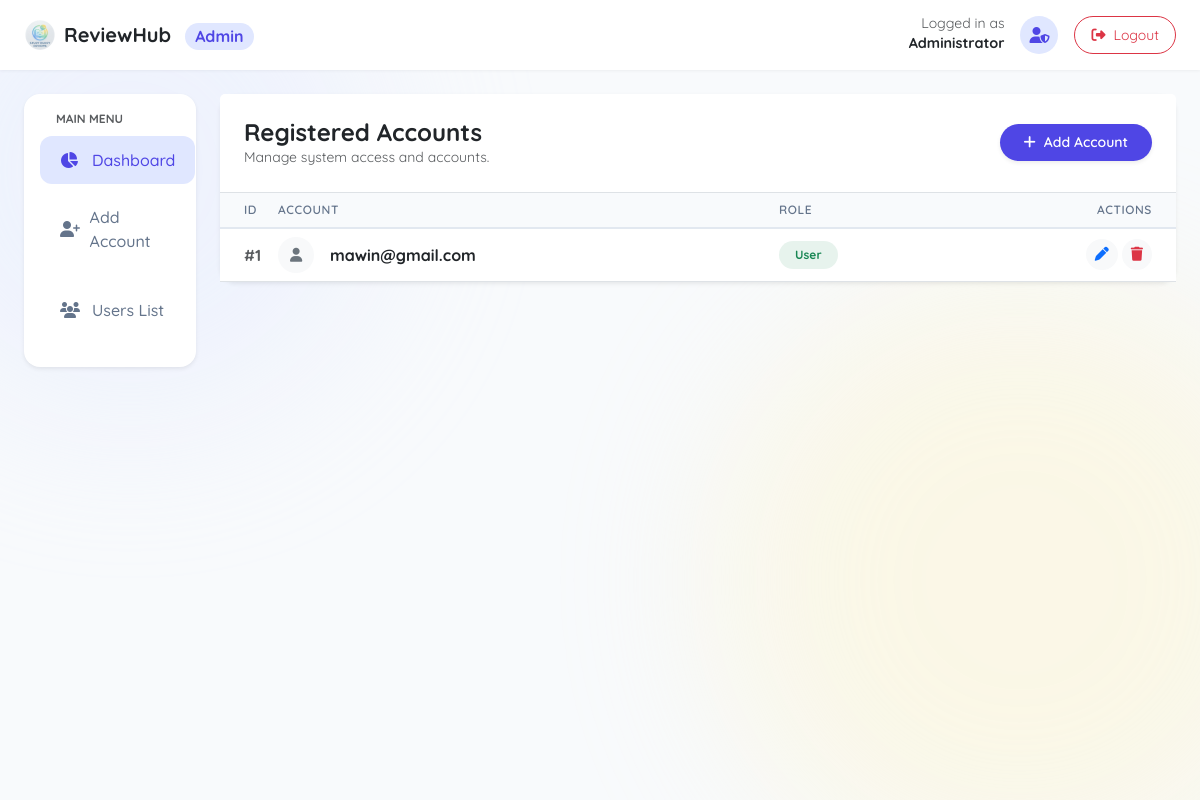
Page /src/admin_dashboard.php (signed in) on the committed database.
### tables this page shows
CREATE TABLE account (
        id INTEGER PRIMARY KEY AUTOINCREMENT,
        role_id INTEGER NOT NULL,
        email TEXT NOT NULL UNIQUE,
        FOREIGN KEY (role_id) REFERENCES roles(id)
    );

CREATE TABLE roles (
        id INTEGER PRIMARY KEY AUTOINCREMENT,
        name TEXT NOT NULL UNIQUE,
        description TEXT
    );

### src/admin_dashboard.php (the view, shortened to what this page needs)
<?php
$db = get_db();
$action = isset($_GET["action"]) ? $_GET["action"] : "list";
?>
<!DOCTYPE html>
<html lang="en">
<head>
    <link href="https://cdn.jsdelivr.net/npm/bootstrap@5.3.2/dist/css/bootstrap.min.css" rel="stylesheet">
    <link rel="stylesheet" href="https://cdnjs.cloudflare.com/ajax/libs/font-awesome/6.4.0/css/all.min.css">
    <link rel="stylesheet" href="../styles/admin_dashboard.css">
</head>
<body>
    <div class="blob-bg">
        <div class="blob" style="bottom: -10%; right: -10%; width: 600px; height: 600px; background: #fef3c7;"></div>
    </div>
    <nav class="navbar sticky-top py-3">
        <div class="container-fluid px-3 px-md-4 d-flex flex-nowrap align-items-center justify-content-between">
            <a class="navbar-brand d-flex align-items-center gap-2 m-0 p-0" href="admin_dashboard.php">
                <img src="../img/logo.png" alt="Logo" width="32" height="32" class="d-inline-block align-text-top">
                <span class="fw-bold text-dark d-none d-sm-inline-block">
                    ReviewHub
                    <span class="badge bg-brand-light text-brand ms-2 rounded-pill fs-6">Admin</span>
                </span>
            </a>
            <div class="d-flex align-items-center gap-2 gap-md-3">
                <div class="d-none d-md-block text-end">
                    <small class="text-muted d-block" style="line-height: 1;">Logged in as</small>
                    <span class="fw-bold text-dark" style="font-size: 0.9rem;">Administrator</span>
                </div>
                <div class="rounded-circle bg-brand-light text-brand d-flex align-items-center justify-content-center" style="width: 38px; height: 38px;">
                    <i class="fa-solid fa-user-shield"></i>
                </div>
                <a href="logout.php" class="btn btn-outline-danger btn-sm rounded-pill px-3 d-flex align-items-center" style="height: 38px;">
                    <i class="fa-solid fa-right-from-bracket"></i>
                    <span class="d-none d-sm-inline ms-2">Logout</span>
                </a>
            </div>
        </div>
    </nav>
    <div class="container-fluid px-3 px-md-4 py-4 flex-grow-1">
        <div class="row g-4 h-100">
            <div class="col-12 col-lg-3 col-xl-2">
                <div class="card sidebar-card h-100 bg-white shadow-sm">
                    <div class="card-body p-3">
                        <small class="text-muted fw-bold text-uppercase px-3 mb-2 d-block" style="font-size: 0.75rem;">Main Menu</small>
                        <nav class="nav flex-column sidebar-nav gap-1">
                            <a href="admin_dashboard.php" class="sidebar-link <?php echo ($action === 'list') ? 'active' : ''; ?>">
                                <i class="fa-solid fa-chart-pie me-2"></i> Dashboard
                            </a>
                            <a href="?action=create" class="sidebar-link <?php echo ($action === 'create') ? 'active' : ''; ?>">
                                <i class="fa-solid fa-user-plus me-2"></i> Add Account
                            </a>
                            <a href="?action=users_list" class="sidebar-link <?php echo ($action === 'users_list') ? 'active' : ''; ?>">
                                <i class="fa-solid fa-users me-2"></i> Users List
                            </a>
                        </nav>
                    </div>
                </div>
            </div>
            <div class="col-12 col-lg-9 col-xl-10">
                <div class="fade-in-up">
                    <?php if ($action === "create"):
                        $rolesResult = $db->query("SELECT * FROM roles");
                    ?>
                        <div class="card shadow-sm">
                            <div class="card-header bg-white border-bottom p-4">
                                <h4 class="mb-0 fw-bold text-dark">Add New Account</h4>
                                <p class="text-muted small mb-0">Create a new account with specific role access.</p>
                            </div>
                            <div class="card-body p-4">
                                <form method="post" action="?action=store" class="row g-3">
                                    <div class="col-md-6">
                                        <label class="form-label fw-bold small text-secondary">Email Address</label>
                                        <div class="input-group">
                                            <span class="input-group-text bg-light border-end-0"><i class="fa-regular fa-envelope text-muted"></i></span>
                                            <input type="email" name="email" class="form-control border-start-0 ps-0" placeholder="user@example.com" required>
                                        </div>
                                    </div>
                                    <div class="col-md-6">
                                        <label class="form-label fw-bold small text-secondary">Assign Role</label>
                                        <select name="role_id" class="form-select" required>
                                            <option value="" disabled selected>Select an account role...</option>
                                            <?php while ($role = $rolesResult->fetchArray(SQLITE3_ASSOC)): ?>
                                                <option value="<?php echo $role['id']; ?>">
                                                    <?php echo htmlspecialchars(ucfirst($role['name'])); ?>
                                                </option>
                                            <?php endwhile; ?>
                                        </select>
                                    </div>
                                    <div class="col-12 mt-4 d-flex gap-2 flex-wrap">
                                        <button class="btn btn-brand px-4" type="submit">
                                            <i class="fa-solid fa-save me-2"></i>Create Account
                                        </button>
                                        <a class="btn btn-light rounded-pill px-4 text-secondary fw-bold" href="admin_dashboard.php">Cancel</a>
                                    </div>
                                </form>
                            </div>
                        </div>
                    <?php else: ?>
                        <div class="card shadow-sm h-100">
                            <div class="card-header bg-white border-bottom p-4 d-flex justify-content-between align-items-center flex-wrap gap-2">
                                <div>
                                    <h4 class="mb-0 fw-bold text-dark">Registered Accounts</h4>
                                    <p class="text-muted small mb-0">Manage system access and accounts.</p>
                                </div>
                                <a class="btn btn-brand btn-sm shadow-sm" href="?action=create">
                                    <i class="fa-solid fa-plus me-2"></i>Add Account
                                </a>
                            </div>
                            <div class="card-body p-0">
                                <?php
                                $result = $db->query("SELECT u.*, r.name as role_name FROM account u LEFT JOIN roles r ON u.role_id = r.id ORDER BY u.id DESC");
                                $users = [];
                                while ($row = $result->fetchArray(SQLITE3_ASSOC)) {
                                    $users[] = $row;
                                }
                                ?>
                                <?php if (empty($users)): ?>
                                    <div class="text-center py-5">
                                        <div class="mb-3 text-muted opacity-25">
                                            <i class="fa-solid fa-users-slash fa-4x"></i>
                                        </div>
                                        <h5 class="text-muted">No accounts found</h5>
                                        <p class="text-muted small">Get started by adding a new account.</p>
                                    </div>
                                <?php else: ?>
                                    <div class="table-responsive">
                                        <table class="table table-hover align-middle mb-0 text-nowrap">
                                            <thead class="bg-light">
                                                <tr>
                                                    <th class="ps-4" style="width: 50px;">ID</th>
                                                    <th>Account</th>
                                                    <th>Role</th>
                                                    <th class="text-end pe-4">Actions</th>
                                                </tr>
                                            </thead>
                                            <tbody>
                                                <?php foreach ($users as $u): ?>
                                                    <tr>
                                                        <td class="ps-4 fw-bold text-muted">#<?php echo (int)$u["id"]; ?></td>
                                                        <td>
                                                            <div class="d-flex align-items-center">
                                                                <div class="rounded-circle bg-light text-secondary d-flex align-items-center justify-content-center me-3 flex-shrink-0" style="width: 36px; height: 36px;">
                                                                    <i class="fa-solid fa-user small"></i>
                                                                </div>
                                                                <div class="text-truncate" style="max-width: 200px;">
                                                                    <div class="fw-bold text-dark text-truncate"><?php echo htmlspecialchars($u["email"]); ?></div>
                                                                </div>
                                                            </div>
                                                        </td>
                                                        <td>
                                                            <?php
                                                                $role = strtolower($u["role_name"] ?? '');
                                                                $badgeClass = $role === 'admin' ? 'bg-danger bg-opacity-10 text-danger' : 'bg-success bg-opacity-10 text-success';
                                                            ?>
                                                            <span class="badge rounded-pill <?php echo $badgeClass; ?> px-3 py-2 border-0 fw-bold">
                                                                <?php echo htmlspecialchars(ucfirst($u["role_name"] ?? 'N/A')); ?>
                                                            </span>
                                                        </td>
                                                        <td class="text-end pe-4">
                                                            <div class="d-flex justify-content-end gap-1">
                                                                <a href="?action=edit&id=<?php echo (int)$u["id"]; ?>" class="btn btn-light btn-sm rounded-circle text-primary" title="Edit">
                                                                    <i class="fa-solid fa-pen"></i>
                                                                </a>
                                                                <a href="?action=delete&id=<?php echo (int)$u["id"]; ?>" onclick="return confirm('Delete this account?');" class="btn btn-light btn-sm rounded-circle text-danger" title="Delete">
                                                                    <i class="fa-solid fa-trash"></i>
                                                                </a>
                                                            </div>
                                                        </td>
                                                    </tr>
                                                <?php endforeach; ?>
                                            </tbody>
                                        </table>
                                    </div>
                                <?php endif; ?>
                            </div>
                        </div>
                    <?php endif; ?>
                </div>
            </div>
        </div>
    </div>
</body>
</html>

### styles/admin_dashboard.css (style rules this page uses)
:root { --brand-primary: #4f46e5; --brand-dark: #4338ca; --brand-light: #e0e7ff; --brand-secondary: #fde047; }
body { font-family: 'Quicksand', sans-serif; background-color: #f8fafc; min-height: 100vh; display: flex; flex-direction: column; }
.text-brand { color: var(--brand-primary) !important; }
.bg-brand-light { background-color: var(--brand-light) !important; }
.btn-brand { background-color: var(--brand-primary); color: white; border: none; padding: 0.5rem 1.5rem; border-radius: 50rem; font-weight: 600; transition: all 0.2s; }
.navbar { background: white; box-shadow: 0 1px 3px rgba(0,0,0,0.05); height: 70px; display: flex; align-items: center; }
.sidebar-link { display: flex; align-items: center; padding: 12px 20px; color: #64748b; text-decoration: none; border-radius: 12px; margin-bottom: 5px; font-weight: 500; transition: all 0.2s; }
.sidebar-link:hover, .sidebar-link.active { background-color: var(--brand-light); color: var(--brand-primary); }
.sidebar-link i { width: 24px; }
.card { border: none; border-radius: 16px; box-shadow: 0 4px 6px -1px rgba(0, 0, 0, 0.05); }
.table-responsive { overflow-x: auto; -webkit-overflow-scrolling: touch; }
.table.text-nowrap th, .table.text-nowrap td { white-space: nowrap; }
.table thead th { background-color: #f8fafc; color: #64748b; font-weight: 600; text-transform: uppercase; font-size: 0.75rem; letter-spacing: 0.05em; border-bottom: 2px solid #e2e8f0; }
.blob-bg { position: fixed; width: 100vw; height: 100vh; top: 0; left: 0; z-index: -1; overflow: hidden; pointer-events: none; }
.blob { position: absolute; border-radius: 50%; filter: blur(80px); opacity: 0.4; }

### rows in the picture
account: id "1", email "mawin@gmail.com", role.name "User"
